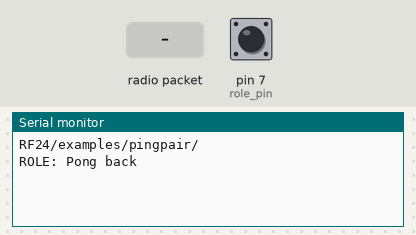
This sketch was run on a simulated Arduino Uno, built with avr-gcc and run on an emulated ATmega328P. Shown: the last lines printed to the serial monitor. The inputs (shaded band) are chosen by the test bench; at power-on: pin 7 (role_pin) HIGH. No radio packets arrive unless stated.

Above: at 1.2 s.
1.3 s: radio packet "1" arrives
At 1.9 s:
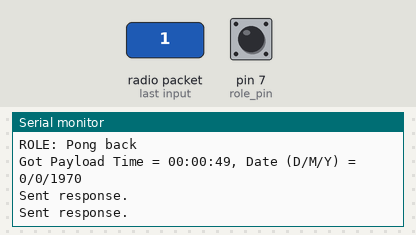
2.8 s: radio packet "0" arrives
At 4.0 s:
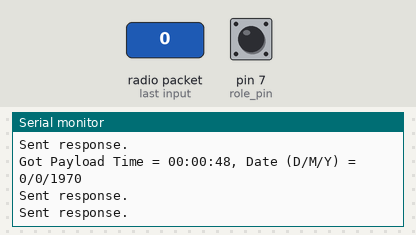
4.3 s: radio packet "2" arrives
At 5.4 s:
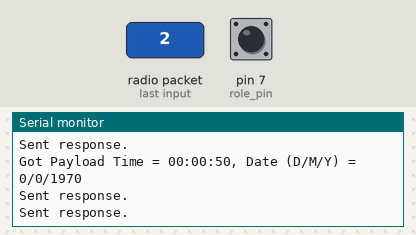

Measured:
- after the input at 1.3 s, the serial monitor: prints a new line at once (image 1)
- after the input at 2.8 s, the serial monitor: prints a new line at once (image 2)
- after the input at 4.3 s, the serial monitor: prints a new line at once (image 3)

The sketch:

RTC_Receiver.ino
```cpp
// (licence header left out)
/**
 * Example RF Radio Ping Pair
 *
 * This is an example of how to use the RF24 class.  Write this sketch to two different nodes,
 * connect the role_pin to ground on one.  The ping node sends the current time to the pong node,
 * which responds by sending the value back.  The ping node can then see how long the whole cycle
 * took.
 */

#include <SPI.h>
#include "nRF24L01.h"
#include "RF24.h"
#include "printf.h"
#include "Time.h"

//
// Hardware configuration
//

// Set up nRF24L01 radio on SPI bus plus pins 9 & 10

RF24 radio(9,10);

// sets the role of this unit in hardware.  Connect to GND to be the 'pong' receiver
// Leave open to be the 'ping' transmitter
const int role_pin = 7;

//
// Topology
//

// Radio pipe addresses for the 2 nodes to communicate.
const uint64_t pipes[2] = { 0xF0F0F0F0E1LL, 0xF0F0F0F0D2LL };

//
// Role management
//
// Set up role.  This sketch uses the same software for all the nodes
// in this system.  Doing so greatly simplifies testing.  The hardware itself specifies
// which node it is.
//
// This is done through the role_pin
//

// The various roles supported by this sketch
typedef enum { role_ping_out = 1, role_pong_back } role_e;

// The debug-friendly names of those roles
const char* role_friendly_name[] = { "invalid", "Ping out", "Pong back"};

// The role of the current running sketch
role_e role;

void setup(void)
{
  //
  // Role
  //

  // set up the role pin
  pinMode(role_pin, INPUT);
  digitalWrite(role_pin,HIGH);
  delay(20); // Just to get a solid reading on the role pin

  // read the address pin, establish our role
  if ( ! digitalRead(role_pin) )
    role = role_ping_out;
  else
    role = role_pong_back;

  //
  // Print preamble
  //

  Serial.begin(57600);
  printf_begin();
  printf("\n\rRF24/examples/pingpair/\n\r");
  printf("ROLE: %s\n\r",role_friendly_name[role]);

  //
  // Setup and configure rf radio
  //

  radio.begin();

  // optionally, increase the delay between retries & # of retries
  radio.setRetries(15,15);

  // optionally, reduce the payload size.  seems to
  // improve reliability
  radio.setPayloadSize(8);

  //
  // Open pipes to other nodes for communication
  //

  // This simple sketch opens two pipes for these two nodes to communicate
  // back and forth.
  // Open 'our' pipe for writing
  // Open the 'other' pipe for reading, in position #1 (we can have up to 5 pipes open for reading)

  if ( role == role_ping_out )
  {
    radio.openWritingPipe(pipes[0]);
    radio.openReadingPipe(1,pipes[1]);
  }
  else
  {
    radio.openWritingPipe(pipes[1]);
    radio.openReadingPipe(1,pipes[0]);
  }

  //
  // Start listening
  //

  radio.startListening();

  //
  // Dump the configuration of the rf unit for debugging
  //

  radio.printDetails();
}

void loop(void)
{
  //
  // Ping out role.  Repeatedly send the current time
  //

  if (role == role_ping_out)
  {
    // First, stop listening so we can talk.
    radio.stopListening();

    // Take the time, and send it.  This will block until complete
    unsigned long time = millis();
    printf("Now sending %lu...",time);
    bool ok = radio.write( &time, sizeof(unsigned long));
    //bool ok = radio.write( &tm, sizeof(tmElements_t) );

    if (ok)
      printf("ok...");
    else
      printf("failed.\n\r");

    // Now, continue listening
    radio.startListening();

    // Wait here until we get a response, or timeout (250ms)
    unsigned long started_waiting_at = millis();
    bool timeout = false;
    while ( ! radio.available() && ! timeout )
      if (millis() - started_waiting_at > 200 )
        timeout = true;

    // Describe the results
    if ( timeout )
    {
      printf("Failed, response timed out.\n\r");
    }
    else
    {
      // Grab the response, compare, and send to debugging spew
      //unsigned long got_time;
      //radio.read( &got_time, sizeof(unsigned long) );
      tmElements_t plt;
      bool done = false;
      done=radio.read( &plt, sizeof(tmElements_t));
      Serial.print("Got Payload Time = ");
      print2digits(plt.Hour);
      Serial.write(':');
      print2digits(plt.Minute);
      Serial.write(':');
      print2digits(plt.Second);
      Serial.print(", Date (D/M/Y) = ");
      Serial.print(plt.Day);
      Serial.write('/');
      Serial.print(plt.Month);
      Serial.write('/');
      Serial.print(tmYearToCalendar(plt.Year));
      Serial.println();
    }

    // Try again 1s later
    delay(1000);
  }

  //
  // Pong back role.  Receive each packet, dump it out, and send it back
  //

  if ( role == role_pong_back )
  {
    // if there is data ready
    if ( radio.available() )
    {
      // Dump the payloads until we've gotten everything
      unsigned long got_time;
      bool done = false;
         while (!done)
      {
        // Fetch the payload, and see if this was the last one.
        //done = radio.read( &got_time, sizeof(unsigned long) );
        //printf("Got payload %lu...",got_time);

        tmElements_t tm;
        done=radio.read( &tm, sizeof(tmElements_t));
        Serial.print("Got Payload Time = ");
        print2digits(tm.Hour);
        Serial.write(':');
        print2digits(tm.Minute);
        Serial.write(':');
        print2digits(tm.Second);
        Serial.print(", Date (D/M/Y) = ");
        Serial.print(tm.Day);
        Serial.write('/');
        Serial.print(tm.Month);
        Serial.write('/');
        Serial.print(tmYearToCalendar(tm.Year));
        Serial.println();
	// Delay just a little bit to let the other unit
	// make the transition to receiver
	delay(20);
      }

      // First, stop listening so we can talk
      radio.stopListening();

      // Send the final one back.
      radio.write( &got_time, sizeof(unsigned long) );
      printf("Sent response.\n\r");

      // Now, resume listening so we catch the next packets.
      radio.startListening();

      // First, stop listening so we can talk
      radio.stopListening();

      // Send the final one back.
      radio.write( &got_time, sizeof(unsigned long) );
      printf("Sent response.\n\r");

      // Now, resume listening so we catch the next packets.
      radio.startListening();
    }
  }
}
// vim:cin:ai:sts=2 sw=2 ft=cpp


void print2digits(int number) {
  if (number >= 0 && number < 10) {
    Serial.write('0');
  }
  Serial.print(number);
}
```

printf.h
```cpp
// (licence header left out)
/**
 * @file printf.h
 *
 * Setup necessary to direct stdout to the Arduino Serial library, which
 * enables 'printf'
 */

#ifndef __PRINTF_H__
#define __PRINTF_H__

#ifdef ARDUINO

int serial_putc( char c, FILE * )
{
  Serial.write( c );

  return c;
}

void printf_begin(void)
{
  fdevopen( &serial_putc, 0 );
}

#else
#error This example is only for use on Arduino.
#endif // ARDUINO

#endif // __PRINTF_H__
```
